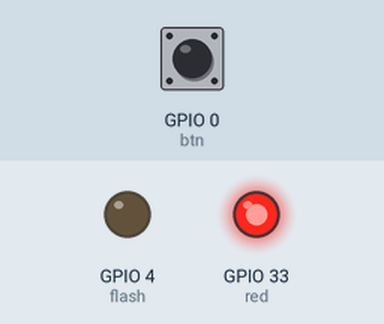
Recording of a program running on a simulated ESP32 board running MicroPython. Shown: output pins drawn as LEDs (lit = HIGH). Dashed ring = blinking. Inputs (shaded band) come from the test bench; at power-on: GPIO 0 (btn) HIGH. What the program prints to the serial console is not drawn.

Above: at 1.2 s.
1.3 s: GPIO 0 (btn) pulled LOW for 0.15 s
At 2.6 s:
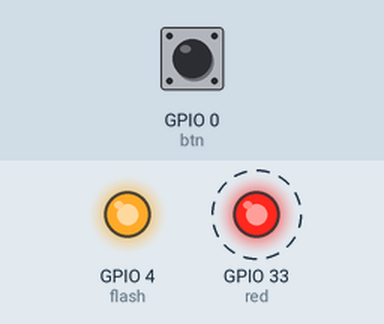
4.3 s: GPIO 0 (btn) pulled LOW for 1 s
At 5.3 s:
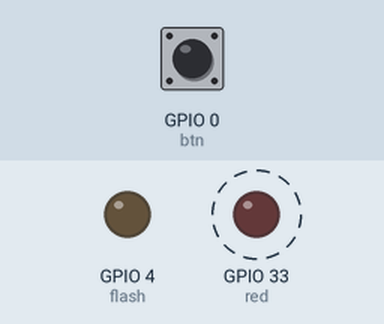
8.3 s: GPIO 0 (btn) pulled LOW for 3.2 s
At 9.7 s:
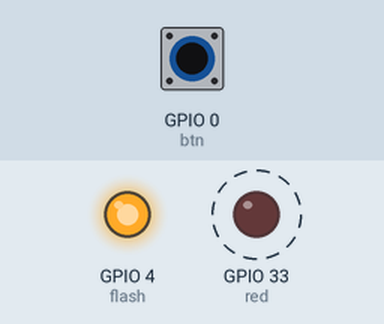
Timing chart, 0 to 19.0 s (numbered marks = the images above; inputs shaded):
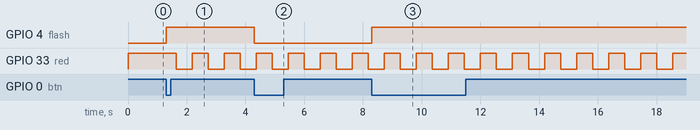

Measured:
- after the input at 1.3 s, GPIO 4 (flash): LOW → HIGH at once; GPIO 33 (red): alternates HIGH for 0.55 s and LOW for 0.55 s, starting after 0.34 s
- after the input at 4.3 s, GPIO 4 (flash): HIGH → LOW at once
- after the input at 8.3 s, GPIO 4 (flash): LOW → HIGH at once

The program:

261012_b3_button_toggle_timer.py
```python
# 누르면 켜지고 또 누르면 꺼짐 (한 번 누른상태 유지)
# 안전 장치가 없는 코드
from machine import Pin, Timer

btn = Pin(0, Pin.IN, Pin.PULL_UP)    # 입력, 초기값 1(high)
flash = Pin(4, Pin.OUT, value=0)     # 출력, 초기값 0(off)
red = Pin(33, Pin.OUT, value=1)      # 출력, 초기값 1(off)

time_cnt = 0
ms_flag = False
btn_last = 1
red_start = 0

def timer_callback(t):   # ISR : 함수를 최대한 간단하게 세팅해야 함
    global ms_flag
    ms_flag = True

def task_10ms():
    global btn_last, red_start
    now = btn.value()
    if btn_last == 1 and now == 0:      # 버튼을 누르는 순간
        red_start = 1                   # red led의 상태를 최초 누른 상태부터 쭉 1로 유지하므로 계속 깜빡임
        flash.value(flash.value() ^ 1)  # 플래시 토글 (on/off 전환)
        print("버튼 눌림 → 플래시 토글")
    btn_last = now                      # 버튼을 떼면 1이 담기고 누르고 있는 동안은 0이 담긴다

def task_500ms():
    if red_start == 1:
        red.value(red.value() ^ 1)       # 버튼과 상관없이 500ms마다 깜빡임

TASKS = [
    (10, task_10ms),
    (500, task_500ms),
]
CYCLE = 1000

tmr = Timer(0)
tmr.init(period=1, mode=Timer.PERIODIC, callback=timer_callback)

try:
    while True:
        if ms_flag:
            ms_flag = False
            time_cnt += 1

            for period, task in TASKS:
                if time_cnt % period == 0:     # 10ms, 500ms 타임체크
                    task()                     # 함수 실행

            if time_cnt >= CYCLE:       # 1000에 초기화
                time_cnt = 0
except KeyboardInterrupt:
    tmr.deinit()
    flash.value(0)
    red.value(1)
    print("타이머 정지")
```
